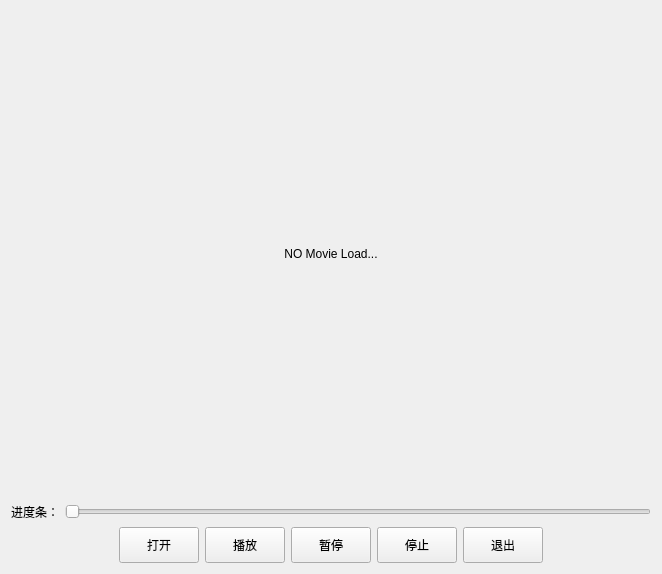
<?xml version="1.0" encoding="UTF-8"?>
<ui version="4.0">
 <class>MyPlayer</class>
 <widget class="QWidget" name="MyPlayer">
  <property name="geometry">
   <rect>
    <x>0</x>
    <y>0</y>
    <width>662</width>
    <height>574</height>
   </rect>
  </property>
  <property name="minimumSize">
   <size>
    <width>662</width>
    <height>574</height>
   </size>
  </property>
  <property name="maximumSize">
   <size>
    <width>662</width>
    <height>574</height>
   </size>
  </property>
  <property name="windowTitle">
   <string>Form</string>
  </property>
  <layout class="QVBoxLayout" name="verticalLayout">
   <item>
    <widget class="QLabel" name="movieLabel">
     <property name="sizePolicy">
      <sizepolicy hsizetype="Expanding" vsizetype="Expanding">
       <horstretch>0</horstretch>
       <verstretch>0</verstretch>
      </sizepolicy>
     </property>
     <property name="autoFillBackground">
      <bool>true</bool>
     </property>
     <property name="text">
      <string>NO Movie Load...</string>
     </property>
     <property name="alignment">
      <set>Qt::AlignCenter</set>
     </property>
    </widget>
   </item>
   <item>
    <layout class="QHBoxLayout" name="horizontalLayout">
     <item>
      <widget class="QLabel" name="frameLabel">
       <property name="text">
        <string>进度条：</string>
       </property>
      </widget>
     </item>
     <item>
      <widget class="QSlider" name="frameSlider">
       <property name="maximum">
        <number>100</number>
       </property>
       <property name="singleStep">
        <number>0</number>
       </property>
       <property name="pageStep">
        <number>5</number>
       </property>
       <property name="value">
        <number>0</number>
       </property>
       <property name="orientation">
        <enum>Qt::Horizontal</enum>
       </property>
      </widget>
     </item>
    </layout>
   </item>
   <item>
    <layout class="QHBoxLayout" name="horizontalLayout_2">
     <item>
      <spacer name="horizontalSpacer_2">
       <property name="orientation">
        <enum>Qt::Horizontal</enum>
       </property>
       <property name="sizeHint" stdset="0">
        <size>
         <width>40</width>
         <height>20</height>
        </size>
       </property>
      </spacer>
     </item>
     <item>
      <widget class="QPushButton" name="openButton">
       <property name="sizePolicy">
        <sizepolicy hsizetype="Minimum" vsizetype="Fixed">
         <horstretch>0</horstretch>
         <verstretch>0</verstretch>
        </sizepolicy>
       </property>
       <property name="minimumSize">
        <size>
         <width>36</width>
         <height>36</height>
        </size>
       </property>
       <property name="text">
        <string>打开</string>
       </property>
      </widget>
     </item>
     <item>
      <widget class="QPushButton" name="playButton">
       <property name="sizePolicy">
        <sizepolicy hsizetype="Minimum" vsizetype="Fixed">
         <horstretch>0</horstretch>
         <verstretch>0</verstretch>
        </sizepolicy>
       </property>
       <property name="minimumSize">
        <size>
         <width>36</width>
         <height>36</height>
        </size>
       </property>
       <property name="text">
        <string>播放</string>
       </property>
      </widget>
     </item>
     <item>
      <widget class="QPushButton" name="pauseButton">
       <property name="sizePolicy">
        <sizepolicy hsizetype="Minimum" vsizetype="Fixed">
         <horstretch>0</horstretch>
         <verstretch>0</verstretch>
        </sizepolicy>
       </property>
       <property name="minimumSize">
        <size>
         <width>36</width>
         <height>36</height>
        </size>
       </property>
       <property name="text">
        <string>暂停</string>
       </property>
       <property name="checkable">
        <bool>false</bool>
       </property>
      </widget>
     </item>
     <item>
      <widget class="QPushButton" name="stopButton">
       <property name="sizePolicy">
        <sizepolicy hsizetype="Minimum" vsizetype="Fixed">
         <horstretch>0</horstretch>
         <verstretch>0</verstretch>
        </sizepolicy>
       </property>
       <property name="minimumSize">
        <size>
         <width>36</width>
         <height>36</height>
        </size>
       </property>
       <property name="text">
        <string>停止</string>
       </property>
       <property name="checkable">
        <bool>false</bool>
       </property>
      </widget>
     </item>
     <item>
      <widget class="QPushButton" name="quitButton">
       <property name="sizePolicy">
        <sizepolicy hsizetype="Minimum" vsizetype="Fixed">
         <horstretch>0</horstretch>
         <verstretch>0</verstretch>
        </sizepolicy>
       </property>
       <property name="minimumSize">
        <size>
         <width>36</width>
         <height>36</height>
        </size>
       </property>
       <property name="text">
        <string>退出</string>
       </property>
      </widget>
     </item>
     <item>
      <spacer name="horizontalSpacer">
       <property name="orientation">
        <enum>Qt::Horizontal</enum>
       </property>
       <property name="sizeHint" stdset="0">
        <size>
         <width>40</width>
         <height>20</height>
        </size>
       </property>
      </spacer>
     </item>
    </layout>
   </item>
  </layout>
 </widget>
 <resources/>
 <connections/>
</ui>
